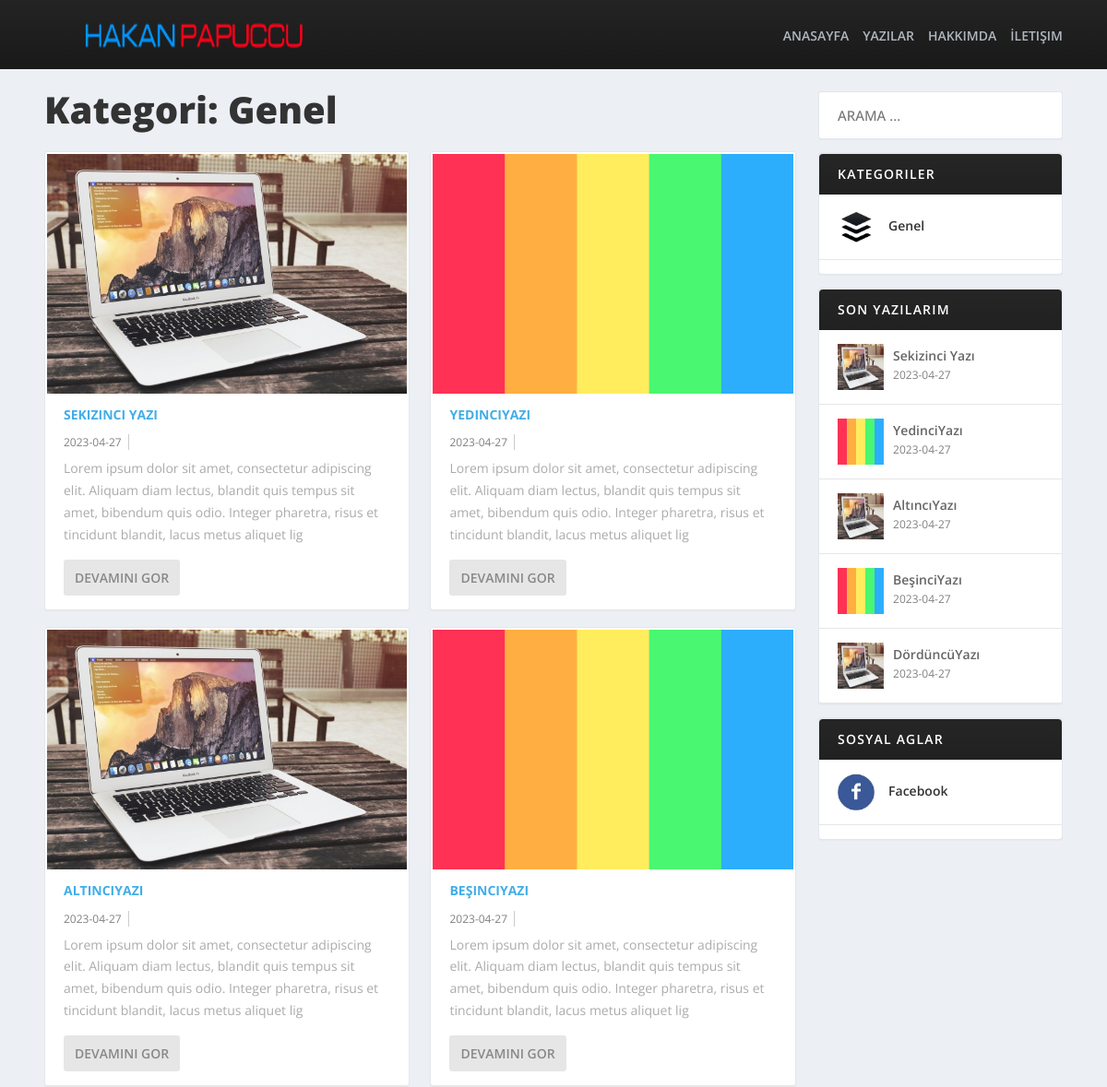
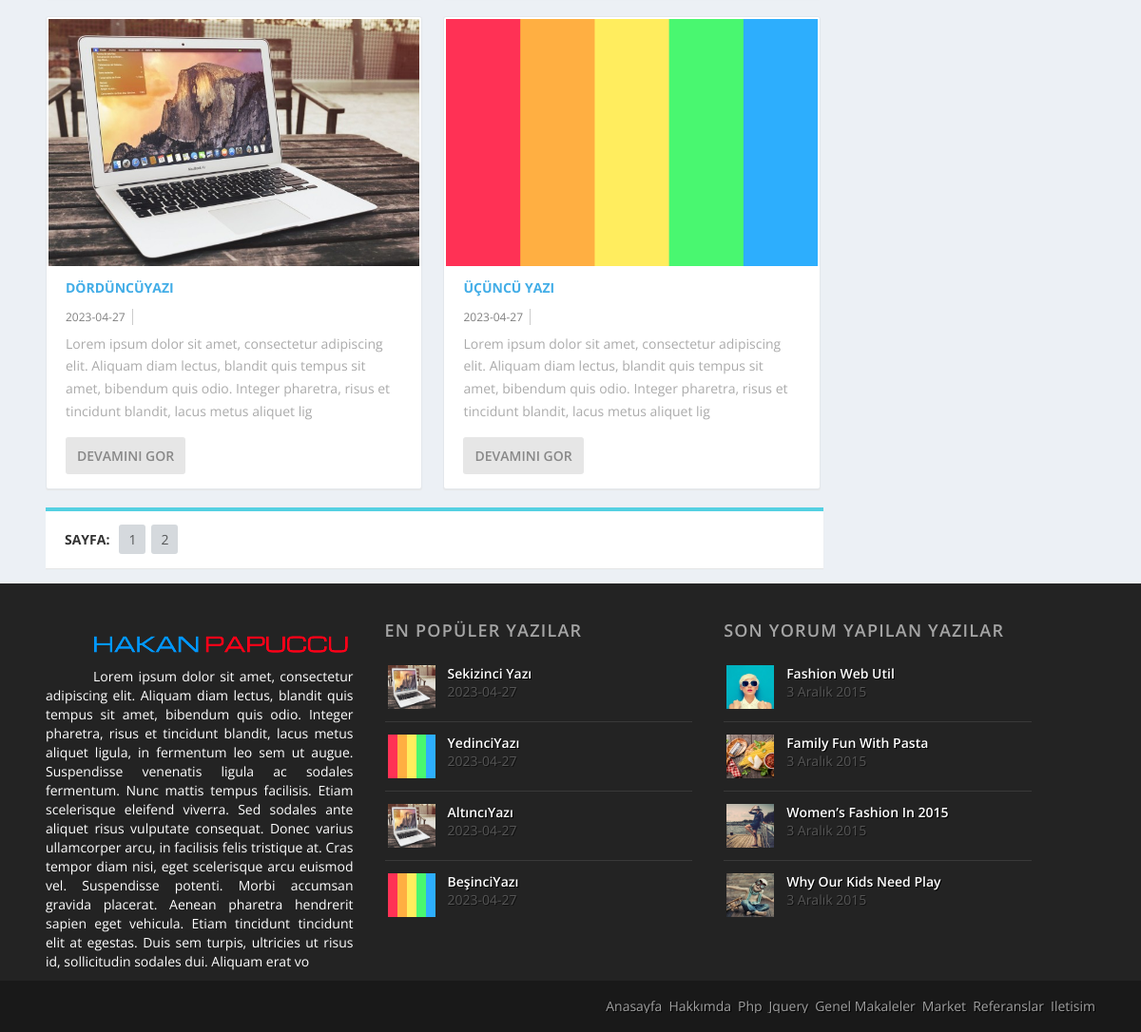
The page /category.php?kategori_id=1 on the database its author committed (2 pictures, top to bottom).
### tables this page shows
CREATE TABLE `ayar` (
  `id` int(11) NOT NULL,
  `logo` varchar(250) NOT NULL,
  `url` varchar(250) NOT NULL,
  `baslik` varchar(100) NOT NULL,
  `aciklama` text NOT NULL,
  `anahtarkelime` varchar(200) NOT NULL,
  `yazar` varchar(200) NOT NULL
);

CREATE TABLE `menu` (
  `id` int(11) NOT NULL,
  `ad` varchar(20) NOT NULL,
  `link` varchar(250) NOT NULL,
  `sira` int(3) NOT NULL
);

CREATE TABLE `kategoriler` (
  `kategori_id` int(11) NOT NULL,
  `ad` varchar(30) NOT NULL,
  `detay` varchar(150) NOT NULL,
  `sira` int(11) NOT NULL
);

CREATE TABLE `yazilar` (
  `id` int(11) NOT NULL,
  `baslik` varchar(150) NOT NULL,
  `icerik` text NOT NULL,
  `etiket` varchar(200) NOT NULL,
  `kategori` varchar(150) NOT NULL,
  `resim` varchar(250) NOT NULL,
  `tarih` date NOT NULL DEFAULT current_timestamp()
);

CREATE TABLE `sosyal` (
  `id` int(11) NOT NULL,
  `ad` varchar(20) NOT NULL,
  `link` varchar(250) NOT NULL,
  `ikon` varchar(250) NOT NULL
);

CREATE TABLE `aboutme` (
  `id` int(11) NOT NULL,
  `baslik` varchar(100) NOT NULL,
  `metin` text NOT NULL
);

### category.php (the view, shortened to what this page needs)
<?php include "header.php";
$id=$_GET['kategori_id'];
$sayfada=6;
$yazilarsor=$db->prepare("select * from yazilar");
$yazilarsor->execute();
$toplam_yazi=$yazilarsor->RowCount();
$toplam_sayfa=ceil($toplam_yazi/$sayfada);
$sayfa=isset($_GET['sayfa']) ? (int) $_GET['sayfa'] : 1;
$limit=($sayfa-1)*$sayfada;
$kategorisor=$db->prepare("select * from kategoriler where kategori_id=?");
$kategorisor->execute(array($id));
$kategoricek=$kategorisor->fetch(PDO::FETCH_ASSOC);
$yazisor=$db->prepare("select * from yazilar inner join kategoriler on kategoriler.kategori_id=yazilar.kategori where kategori=? order by id DESC limit $limit, $sayfada");
$yazisor->execute(array($id));
?>
<div id="columns" class="container">
	<div id="column-1">
		<div class="page-subject">
			Kategori: <?php echo $kategoricek['ad']; ?>
		</div>
		<?php
		while ($yazicek=$yazisor->fetch(PDO::FETCH_ASSOC)) { ?>
			<div class="post-column">
				<a href="post.php?id=<?php echo $yazicek['id']; ?>" title="Vektörel">
					<img src="img/<?php echo $yazicek['resim'] ?>" alt="<?php echo $yazicek['resim'] ?>" width="440px" height="260px"/>
				</a>
				<div class="post-column-bottom">
					<h1><a href="post.php?id=<?php echo $yazicek['id']; ?>" title="Vektörel"><?php echo $yazicek['baslik'] ?></a></h1>
					<div class="post-column-meta">
						<span><?php echo $yazicek['tarih'] ?></span>
					</div>
					<p class="post-column-desc">
						<?php echo strip_tags(substr($yazicek['icerik'],0,200)); ?>
					</p>
					<div class="read-more">
						<h2><a href="post.php?id=<?php echo $yazicek['id']; ?>" class="read-more" title="Devamını Gor">DEVAMINI GOR</a></h2>
					</div>
				</div>
			</div>
		<?php } ?>
		<div id="page-numbers" class="box-shadow">
			<ul>
				<li><span>SAYFA:</span></li>
				<?php
				$s=0;
				while ($s<$toplam_sayfa) {
					$s++; ?>
					<?php
					if ($s==$sayfa) { ?>
						<li><a href="category.php?kategori_id=<?php echo $kategoricek['kategori_id']; ?>&sayfa=<?php echo $s; ?>"><?php echo $s; ?></a></li>
					<?php  } else { ?>
						<li><a href="category.php?kategori_id=<?php echo $kategoricek['kategori_id']; ?>&sayfa=<?php echo $s; ?>"><?php echo $s; ?></a></li>
					<?php   } } ?>
				</ul>
			</div>
		</div>
		<?php include "sidebar.php"; ?>
		<?php include "footer.php"; ?>

### header.php (shortened to what this page needs)
<?php include "baglan.php";
$ayarsor=$db->prepare("select * from ayar where id=?");
$ayarsor->execute(array(0));
$ayarcek=$ayarsor->fetch(PDO::FETCH_ASSOC);
$menusor=$db->prepare("select * from menu");
$menusor->execute();
?>
<!DOCTYPE html>
<html lang="en">
<head>
	<link rel="stylesheet" type="text/css" href="css/style.css" media="all"/>
	<link rel="stylesheet" type="text/css" href="css/main.css"/>
</head>
<body>
	<header>
		<div class="container">
			<div id="logo">
				<a href="index.php"><img src="img/<?php echo $ayarcek['logo']; ?>" alt="Emrullah Tanıma Logosu" width="352px" height="68px"/></a>
			</div>
			<nav>
				<ul>
					<?php
					while ($menucek=$menusor->fetch(PDO::FETCH_ASSOC)) { ?>
						<li><a href="<?php echo $menucek['link'] ?>" title="<?php echo $menucek['ad'] ?>"><?php echo $menucek['ad'] ?></a></li>
					<?php } ?>
				</ul>
			</nav>
		</div>
	</header>

### sidebar.php (shortened to what this page needs)
<div id="column-2">
	<div class="sidebar">
		<input type="search" class="search-field" placeholder="Arama …" value="" name="s" title="Arama:">
	</div>
	<div class="sidebar">
		<h4>Kategoriler	</h4>
		<ul class="social list">
			<?php
			$kategorisor=$db->prepare("select * from kategoriler order by kategori_id asc");
			$kategorisor->execute();
			while ($kategoricek=$kategorisor->fetch(PDO::FETCH_ASSOC)) { ?>
				<li class="border">
					<a href="category.php?kategori_id=<?php echo $kategoricek['kategori_id']; ?>"><img src="img/category.jpg"/><span><?php echo $kategoricek['ad']; ?></span></a>
				</li>
			<?php } ?>
		</ul>
	</div>
	<div class="sidebar">
		<h4>Son Yazılarım</h4>
		<?php
		$yazisor=$db->prepare("select * from yazilar order by id desc limit 5");
		$yazisor->execute();
		while ($yazicek=$yazisor->fetch(PDO::FETCH_ASSOC)) { ?>
			<div class="sidebar-post">
				<a href="post.php?id=<?php echo $yazicek['id']; ?>"><img src="img/<?php echo $yazicek['resim']; ?>" alt="<?php echo $yazicek['baslik']; ?>"/></a>
				<div class="sidebar-post-info">
					<h3><a href="post.php?id=<?php echo $yazicek['id']; ?>"><?php echo $yazicek['baslik']; ?></a></h3>
				</div>
				<div class="sidebar-post-meta">
					<?php echo $yazicek['tarih']; ?>
				</div>
			</div>
		<?php } ?>
	</div>
	<div class="sidebar">
		<h4>Sosyal Aglar</h4>
		<ul class="social list">
			<?php
			$sosyalsor=$db->prepare("select * from sosyal order by id asc");
			$sosyalsor->execute();
			while ($sosyalcek=$sosyalsor->fetch(PDO::FETCH_ASSOC)) { ?>
				<li class="border">
					<a href="<?php echo $sosyalcek['link']; ?>"><img src="img/socials/<?php echo $sosyalcek['ikon']; ?>" alt="<?php echo $sosyalcek['ad']; ?>"/><span><?php echo $sosyalcek['ad']; ?></span></a>
				</li>
			<?php } ?>
		</ul>
	</div>
</div>
</div>

### footer.php (shortened to what this page needs)
<?php
$hakkimizdasor=$db->prepare("select * from aboutme where id=?");
$hakkimizdasor->execute(array(0));
$hakkimizdacek=$hakkimizdasor->fetch(PDO::FETCH_ASSOC);
?>
<footer>
	<div class="container" id="footer-top">
		<div class="footer-nav">
			<img src="img/logo.png" />
			<p style="color:white; line-height:20px; text-indent:50px; text-align:justify;"><?php echo strip_tags(substr($hakkimizdacek['metin'],0,750)); ?></p>
		</div>
		<div class="footer-nav" id="pop">
			<h4>En Popüler Yazılar</h4>
			<ul class="footer">
				<?php
				$yazisor=$db->prepare("select * from yazilar order by id desc limit 4");
				$yazisor->execute();
				while ($yazicek=$yazisor->fetch(PDO::FETCH_ASSOC)) { ?>
					<li>
						<a href="post.php?id=<?php echo $yazicek['id']; ?>" class="left"><img src="img/<?php echo $yazicek['resim']; ?>" alt="Fashion"></a>
						<div class="footer-nav-item">
							<a href="post.php?id=<?php echo $yazicek['id']; ?>"><?php echo $yazicek['baslik']; ?></a>
							<p><?php echo $yazicek['tarih']; ?></p>
						</div>
					</li>
				<?php } ?>
				</ul>
			</div>
			<div class="footer-nav">
				<h4>Son Yorum Yapılan Yazılar</h4>
				<ul class="footer">
					<li>
						<a href="#" class="left"><img src="img/fashion.jpg" alt="Fashion"></a>
						<div class="footer-nav-item">
							<a href="#">Fashion web util</a>
							<p>3 aralık 2015</p>
						</div>
					</li>
					<li>
						<a href="#" class="left"><img src="img/pasta.jpg" alt="Fashion"></a>
						<div class="footer-nav-item">
							<a href="#">Family Fun With Pasta</a>
							<p>3 aralık 2015</p>
						</div>
					</li>
					<li>
						<a href="#" class="left"><img src="img/women.jpg" alt="Fashion"></a>
						<div class="footer-nav-item">
							<a href="#">Women’s Fashion In 2015</a>
							<p>3 aralık 2015</p>
						</div>
					</li>
					<li>
						<a href="#" class="left"><img src="img/kid.jpg" alt="Fashion"></a>
						<div class="footer-nav-item">
							<a href="#">Why Our Kids Need Play</a>
							<p>3 aralık 2015</p>
						</div>
					</li>
				</ul>
			</div>
		</div>
	</footer>
	<div id="copyright">
		<div class="container">
			<nav>
				<ul>
					<li><h5><a href="#">anasayfa</a></h5></li>
					<li><h5><a href="#">hakkımda</a></h5></li>
					<li><h5><a href="#">php</a></h5></li>
					<li><h5><a href="#">jquery</a></h5></li>
					<li><h5><a href="#">Genel makaleler</a></h5></li>
					<li><h5><a href="#">market</a></h5></li>
					<li><h5><a href="#">referanslar</a></h5></li>
					<li><h5><a href="#">iletisim</a></h5></li>
				</ul>
			</nav>
		</div>
	</div>
</body>
</html>

### rows shown on the page
ayar: logo (picture)
menu: ad "ANASAYFA"
menu: ad "YAZILAR"
menu: ad "HAKKIMDA"
menu: ad "İLETIŞIM"
kategoriler: ad "Genel"
yazilar: resim (picture), baslik "SEKIZINCI YAZI", tarih "2023-04-27", icerik "Lorem ipsum dolor sit amet, consectetur adipiscing elit. Aliquam diam lectus, blandit quis tempus sit amet, bibendum quis odio. Integer pharetra, risus et tincidunt blandit, lacus metus aliquet lig", baslik "Sekizinci Yazı"
yazilar: resim (picture), baslik "YEDINCIYAZI", tarih "2023-04-27", icerik "Lorem ipsum dolor sit amet, consectetur adipiscing elit. Aliquam diam lectus, blandit quis tempus sit amet, bibendum quis odio. Integer pharetra, risus et tincidunt blandit, lacus metus aliquet lig", baslik "YedinciYazı"
yazilar: resim (picture), baslik "ALTINCIYAZI", tarih "2023-04-27", icerik "Lorem ipsum dolor sit amet, consectetur adipiscing elit. Aliquam diam lectus, blandit quis tempus sit amet, bibendum quis odio. Integer pharetra, risus et tincidunt blandit, lacus metus aliquet lig", baslik "AltıncıYazı"
yazilar: resim (picture), baslik "BEŞINCIYAZI", tarih "2023-04-27", icerik "Lorem ipsum dolor sit amet, consectetur adipiscing elit. Aliquam diam lectus, blandit quis tempus sit amet, bibendum quis odio. Integer pharetra, risus et tincidunt blandit, lacus metus aliquet lig", baslik "BeşinciYazı"
yazilar: resim (picture), baslik "DÖRDÜNCÜYAZI", tarih "2023-04-27", icerik "Lorem ipsum dolor sit amet, consectetur adipiscing elit. Aliquam diam lectus, blandit quis tempus sit amet, bibendum quis odio. Integer pharetra, risus et tincidunt blandit, lacus metus aliquet lig", baslik "DördüncüYazı"
yazilar: resim (picture), baslik "ÜÇÜNCÜ YAZI", tarih "2023-04-27", icerik "Lorem ipsum dolor sit amet, consectetur adipiscing elit. Aliquam diam lectus, blandit quis tempus sit amet, bibendum quis odio. Integer pharetra, risus et tincidunt blandit, lacus metus aliquet lig"
sosyal: ikon (picture), ad "Facebook"
aboutme: metin "Lorem ipsum dolor sit amet, consectetur adipiscing elit. Aliquam diam lectus, blandit quis tempus sit amet, bibendum quis odio. Integer pharetra, risus et tincidunt blandit, lacus metus aliquet ligula, in fermentum leo sem ut augue. Suspendisse venenatis ligula ac sodales fermentum. Nunc mattis tempus facilisis. Etiam scelerisque eleifend viverra. Sed sodales ante aliquet risus vulputate consequat. Donec varius ullamcorper arcu, in facilisis felis tristique at. Cras tempor diam nisi, eget scelerisque arcu euismod vel. Suspendisse potenti. Morbi accumsan gravida placerat. Aenean pharetra hendrerit sapien eget vehicula. Etiam tincidunt tincidunt elit at egestas. Duis sem turpis, ultricies ut…"
